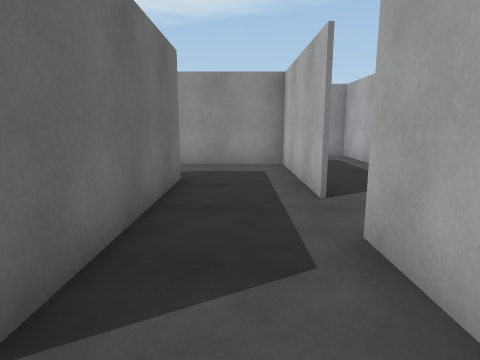
view 1 (above)

19 first-person views from a walk through a Unity game level. The camera is 1.3 m above the floor, tilts 10° down and sees 75° across. The floor is counted in squares, 1 m on a side. Each view is taken from the middle of a square. On the plan, view 1 faces up. The plan holds only what a view shows up to about 14 squares ahead; the rest is blank. The player character is not drawn. Surface patterns are stand-ins for the level's own textures.

view 2
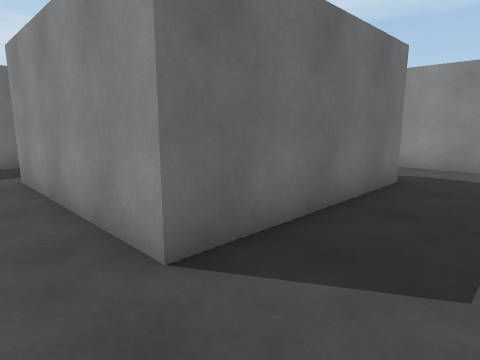

view 3
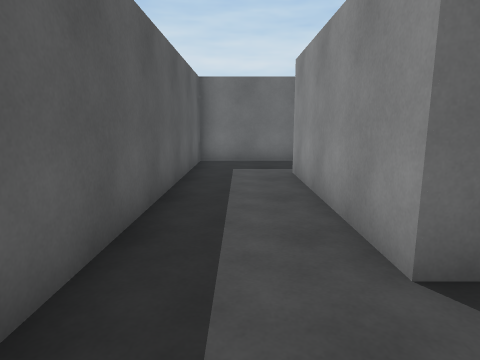

view 4
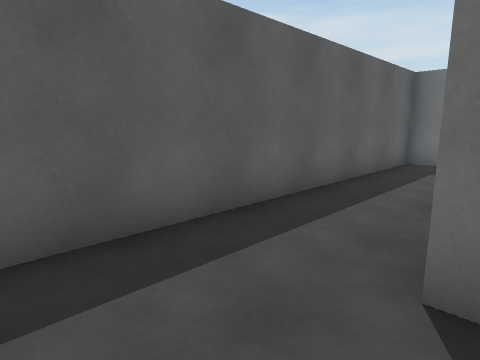

view 5
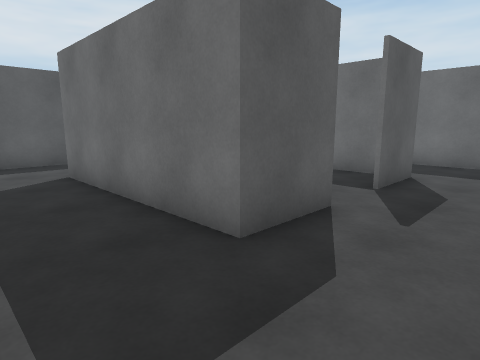

view 6
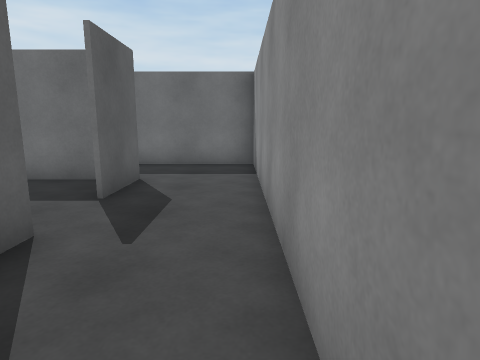

view 7
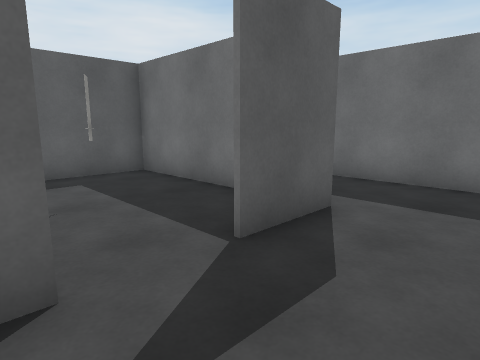

view 8
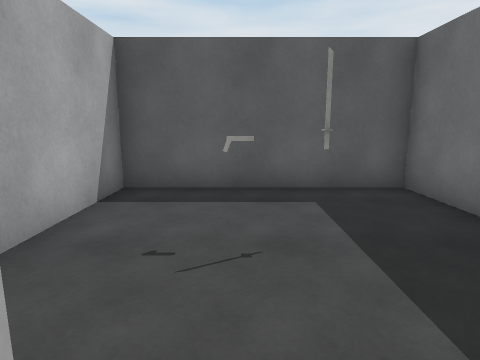

view 9
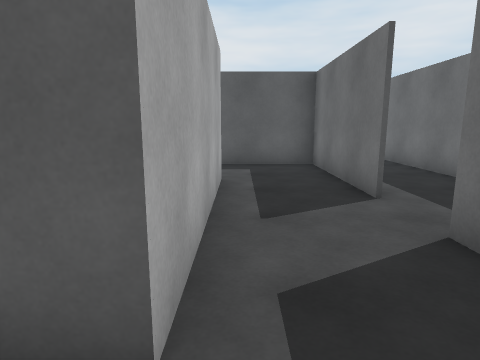

view 10
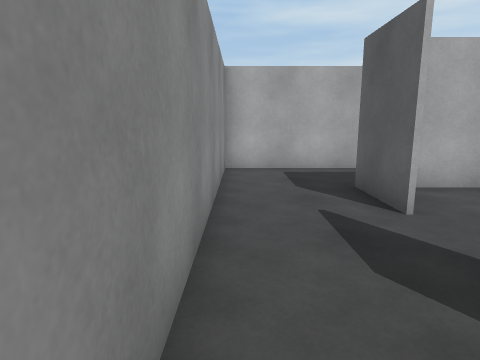

view 11
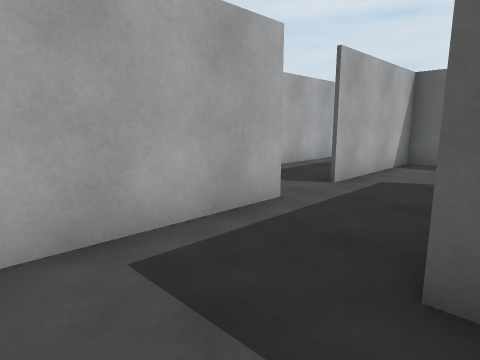

view 12
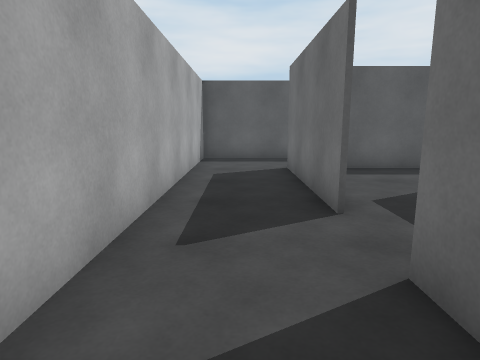

view 13
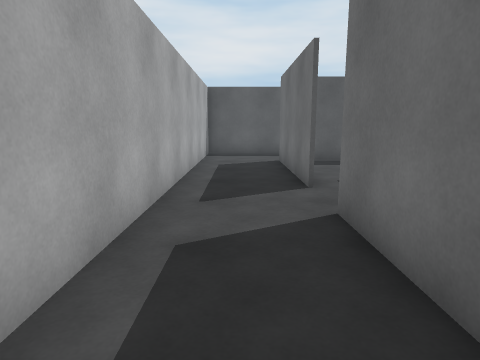

view 14
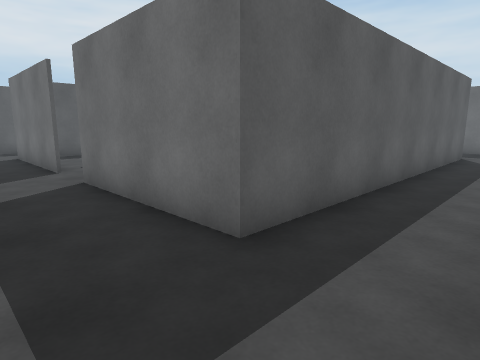

view 15
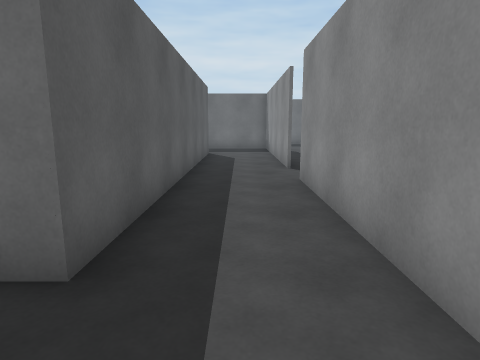

view 16
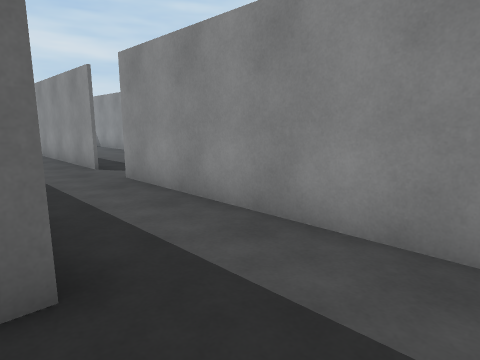

view 17
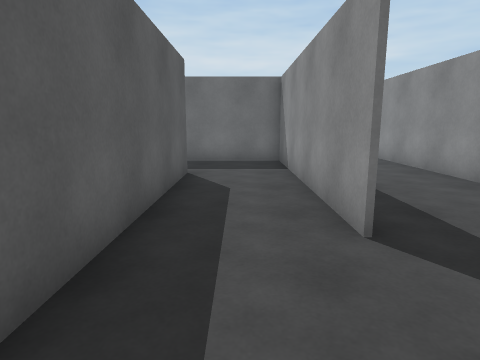

view 18
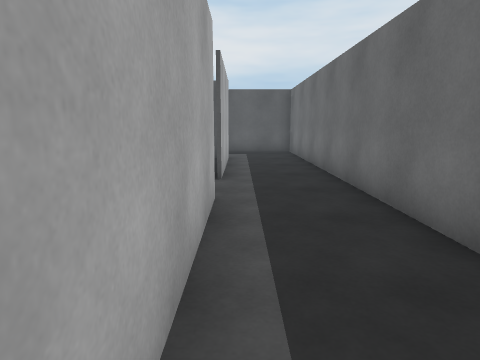

view 19
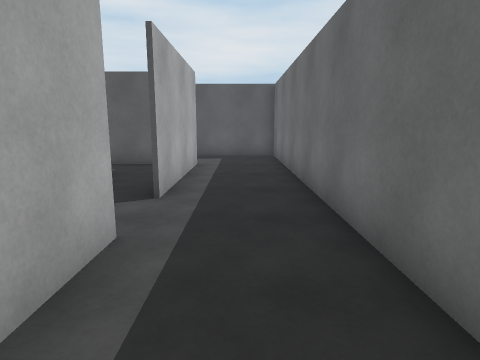

### Floor plan
Points are (right, up) in squares from view 1. A wall is a line through its corners. A room is listed if a view was taken in it or the views show most of it. See-through windows are left out.
Room 1 (views 1, 2, 3, 4)
walls: (-1.4, 3.5) (-1.4, 1.5) (-7.6, 1.5) (-7.6, 3.5); (-10.5, 3.5) (-10.5, -1.4) (1.4, -1.4) (1.4, 3.5)
ways out: opening at (0.5, 2.5) to room 2; opening at (-8.5, 2.5) to room 3
Room 2 (views 5, 6, 7, 8, 11)
walls: (-3.6, 7.6) (-1.4, 7.6) (-1.4, 3.5); (1.4, 5.4) (1.4, 10.5) (-7.5, 10.5); (-7.6, 7.6) (-5.4, 7.6)
ways out: opening at (0.5, 2.5) to room 1; opening at (-6.5, 9.5) to room 3; opening at (2, 4.5) to room 4; opening at (-4.5, 8) to room 5
Room 3 (views 9, 10)
walls: (-7.6, 3.5) (-7.6, 7.6); (-7.5, 10.5) (-10.5, 10.5) (-10.5, 5.5)
ways out: opening at (-8.5, 2.5) to room 1; opening at (-6.5, 9.5) to room 2; opening at (-10, 4.5) to room 4
Room 4 (views 12, 13, 14, 15, 16, 17, 18, 19)
walls: (-10.6, 5.5) (-10.6, 10.6) (1.5, 10.6) (1.5, 5.5); (-13.5, 8) (-13.5, -4.4) (-10.1, -4.4); (-10.6, -1.6) (-10.6, 3.5); (-5.4, 13.5) (-13.5, 13.5) (-13.5, 10); (1.5, 3.6) (1.5, -1.6); (1, -4.4) (4.4, -4.4) (4.4, 8.2); (4.4, 10.6) (4.4, 13.5) (-3.5, 13.5)
ways out: opening at (2, 4.5) to room 2; opening at (-10, 4.5) to room 3; opening at (-4.5, 14)
Room 5 (no view inside)
walls: (-7.5, 6.8) (-7.5, 1.6) (-1.6, 1.6) (-1.6, 6.4)
ways out: opening at (-4.5, 8) to room 2
objects: sword (-5, 5); other object (-4, 5)

Where each view was taken, in squares from view 1:
view 1: 0 up, 0 right, facing up
view 2: 0 up, 1 right, facing up-left
view 3: 0 up, 1 right, facing left
view 4: 2 up, 1 right, facing down-left
view 5: 10 up, 1 right, facing down-left
view 6: 10 up, 0 right, facing left
view 7: 10 up, 3 left, facing down-left
view 8: 8 up, 4 left, facing down
view 9: 9 up, 8 left, facing down
view 10: 10 up, 8 left, facing right
view 11: 10 up, 2 left, facing down-right
view 12: 8 up, 3 right, facing down
view 13: 10 up, 3 right, facing down
view 14: 13 up, 4 right, facing down-left
view 15: 12 up, 4 right, facing left
view 16: 10 up, 4 right, facing up-left
view 17: 12 up, 2 left, facing left
view 18: 11 up, 11 left, facing down
view 19: 9 up, 12 left, facing down
